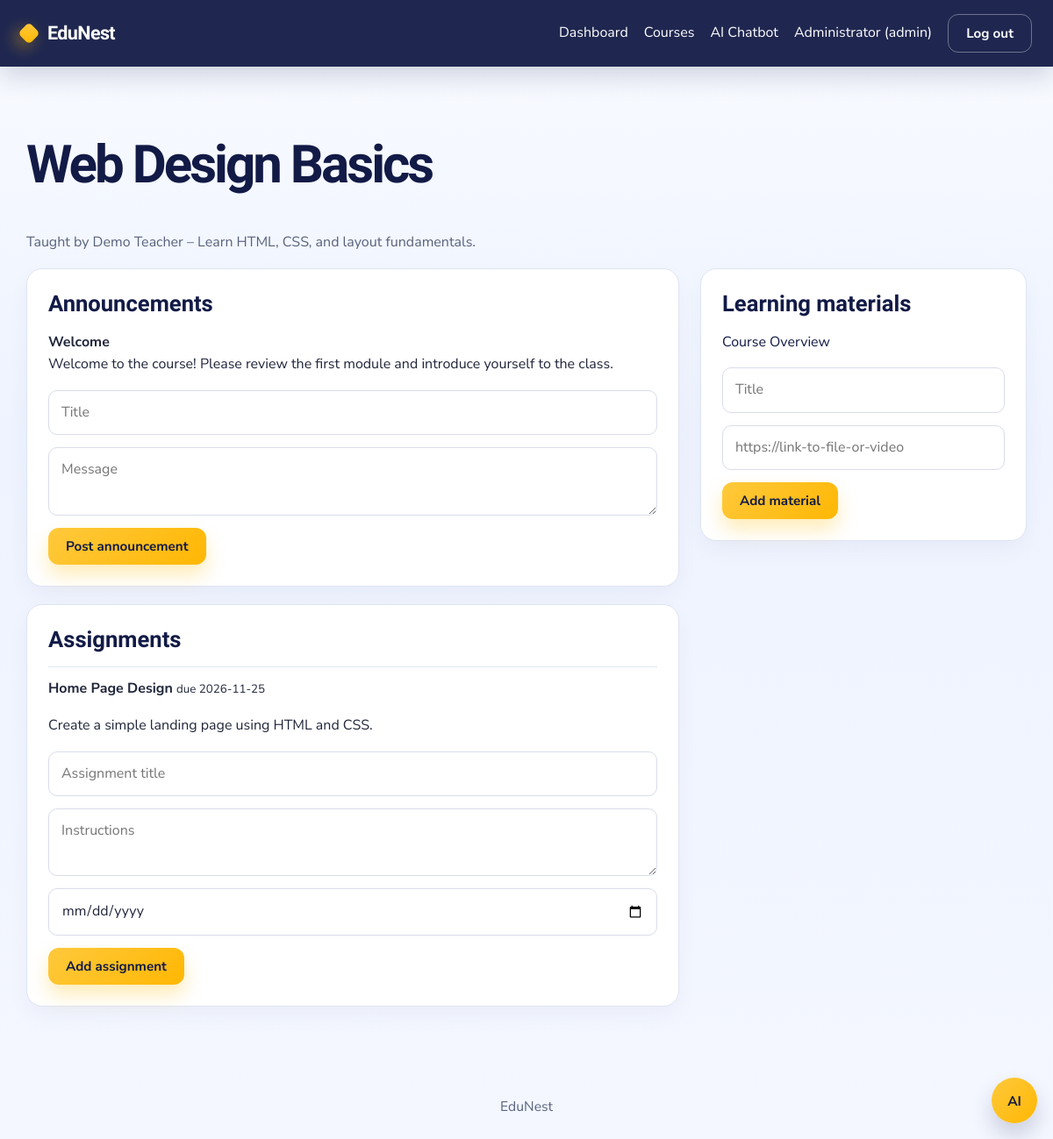
The app's page /course.php?id=1 (signed in) with its own data.
### tables this page shows
CREATE TABLE IF NOT EXISTS courses(id INT AUTO_INCREMENT PRIMARY KEY,title VARCHAR(150) NOT NULL,description TEXT,teacher_id INT NOT NULL,created_at TIMESTAMP DEFAULT CURRENT_TIMESTAMP,FOREIGN KEY(teacher_id) REFERENCES users(id) ON DELETE CASCADE);

CREATE TABLE IF NOT EXISTS users(id INT AUTO_INCREMENT PRIMARY KEY,name VARCHAR(100) NOT NULL,email VARCHAR(120) NOT NULL UNIQUE,password VARCHAR(255) NOT NULL,role ENUM('admin','teacher','student') NOT NULL DEFAULT 'student',created_at TIMESTAMP DEFAULT CURRENT_TIMESTAMP);

CREATE TABLE IF NOT EXISTS announcements(id INT AUTO_INCREMENT PRIMARY KEY,course_id INT NOT NULL,title VARCHAR(150) NOT NULL,body TEXT,created_at TIMESTAMP DEFAULT CURRENT_TIMESTAMP,FOREIGN KEY(course_id) REFERENCES courses(id) ON DELETE CASCADE);

CREATE TABLE IF NOT EXISTS assignments(id INT AUTO_INCREMENT PRIMARY KEY,course_id INT NOT NULL,title VARCHAR(150) NOT NULL,details TEXT,due_date DATE,FOREIGN KEY(course_id) REFERENCES courses(id) ON DELETE CASCADE);

CREATE TABLE IF NOT EXISTS materials(id INT AUTO_INCREMENT PRIMARY KEY,course_id INT NOT NULL,title VARCHAR(150) NOT NULL,url VARCHAR(500) NOT NULL,FOREIGN KEY(course_id) REFERENCES courses(id) ON DELETE CASCADE);

### config.php (called while the page is built, shortened)
<?php
$pdo=new PDO('mysql:host=localhost;dbname=lms;charset=utf8mb4','lmsuser','lmspass',[PDO::ATTR_ERRMODE=>PDO::ERRMODE_EXCEPTION,PDO::ATTR_DEFAULT_FETCH_MODE=>PDO::FETCH_ASSOC]);
function e($s){return htmlspecialchars((string)$s,ENT_QUOTES,'UTF-8');}
function me(){return $_SESSION['u']??null;}
function q($sql,$p=[]){global $pdo;$s=$pdo->prepare($sql);$s->execute($p);return $s;}
function need(...$roles){$u=me();if(!$u){header('Location: login.php');exit;}if($roles&&!in_array($u['role'],$roles)){http_response_code(403);exit('Access denied');}return $u;}

### course.php (the view, shortened to what this page needs)
<?php require 'config.php';$u=need();$id=(int)($_GET['id']??0);
$c=q('SELECT c.*,u.name t FROM courses c JOIN users u ON u.id=c.teacher_id WHERE c.id=?',[$id])->fetch();if(!$c)exit('Course not found');
$own=$u['role']==='admin'||$c['teacher_id']==$u['id'];
$ms=q('SELECT * FROM materials WHERE course_id=?',[$id])->fetchAll();$as=q('SELECT * FROM assignments WHERE course_id=? ORDER BY due_date',[$id])->fetchAll();$ns=q('SELECT * FROM announcements WHERE course_id=? ORDER BY id DESC',[$id])->fetchAll();
$title=$c['title'];include 'header.php';?>
<h1><?=e($c['title'])?></h1><p class="muted">Taught by <?=e($c['t'])?> – <?=e($c['description'])?></p>
<div class="cols"><div>
<div class="card"><h2>Announcements</h2><?php if(!$ns)echo'<p>No announcements yet.</p>';foreach($ns as $n):?><p><b><?=e($n['title'])?></b><br><?=nl2br(e($n['body']))?></p><?php endforeach;
if($own):?><form method="post"><?=f()?><input type="hidden" name="do" value="news"><input name="title" placeholder="Title" required><textarea name="body" placeholder="Message"></textarea><button class="btn">Post announcement</button></form><?php endif;?></div>
<div class="card"><h2>Assignments</h2><?php if(!$as)echo'<p>No assignments yet.</p>';foreach($as as $a):?><div class="item"><b><?=e($a['title'])?></b> <small>due <?=e($a['due_date']?:'any time')?></small><p><?=nl2br(e($a['details']))?></p>
</div><?php endforeach;
if($own):?><form method="post"><?=f()?><input type="hidden" name="do" value="assign"><input name="title" placeholder="Assignment title" required><textarea name="details" placeholder="Instructions"></textarea><input type="date" name="due"><button class="btn">Add assignment</button></form><?php endif;?></div></div>
<div><div class="card"><h2>Learning materials</h2><?php if(!$ms)echo'<p>No materials yet.</p>';foreach($ms as $m):?><p><a href="<?=e($m['url'])?>" target="_blank" rel="noopener"><?=e($m['title'])?></a></p><?php endforeach;
if($own):?><form method="post"><?=f()?><input type="hidden" name="do" value="material"><input name="title" placeholder="Title" required><input name="url" placeholder="https://link-to-file-or-video" required><button class="btn">Add material</button></form><?php endif;?></div></div></div>
<?php include 'footer.php';

### assets/style.css (style rules this page uses)
:root { --navy:#121a46;--navy-2:#1e2a6b;--ink:#20263a;--gold:#ffc93c;--gold-2:#ffb703;--bg:#f4f7ff;--bg-2:#edf2ff;--card:#ffffff;--line:#dde4f3;--ok:#228b5a;--err:#d94747;--shadow:0 18px 40px rgba(18,26,70,.12);--blue:#2a6df6;--soft:#f7f9ff }
* { box-sizing:border-box }
body { margin:0;font:16px/1.6 'Nunito Sans',sans-serif;color:var(--ink);background:linear-gradient(180deg,#f9fbff 0%,#eef3ff 38%,#f4f7ff 100%) }
h1,h2,h3,.brand { font-family:Sora,sans-serif;color:var(--navy);line-height:1.2 }
h1 { font-size:clamp(2.5rem,5vw,4rem);letter-spacing:-.05em }
h2 { font-size:clamp(1.6rem,2vw,2.2rem) }
a { color:var(--navy);text-decoration:none }
.btn { display:inline-flex;align-items:center;justify-content:center;background:linear-gradient(135deg,var(--gold),var(--gold-2));color:var(--navy)!important;border:0;padding:11px 20px;border-radius:12px;font:700 .95rem 'Nunito Sans';cursor:pointer;text-decoration:none;box-shadow:0 12px 22px rgba(255,185,0,.28);transition:transform .2s ease, box-shadow .2s ease }
.card { background:var(--card);border:1px solid var(--line);border-radius:18px;padding:24px;margin:0 0 20px;box-shadow:0 10px 26px rgba(18,26,70,.04) }
.card h2,.card h3 { margin-top:0;margin-bottom:16px }
input,select,textarea { display:block;width:100%;padding:12px 14px;margin:6px 0 14px;border:1px solid #d7ddea;border-radius:10px;font:inherit;background:#fff;color:var(--ink);transition:border-color .2s ease, box-shadow .2s ease }
.cols { display:grid;grid-template-columns:2fr 1fr;gap:24px;align-items:start }
.item { border-top:1px solid var(--line);padding-top:12px;margin-top:12px }
.muted { color:#58627d }

### records on screen
courses: title "Web Design Basics", teacher.name "Demo Teacher", description "Learn HTML, CSS, and layout fundamentals."
announcements: title "Welcome", body "Welcome to the course! Please review the first module and introduce yourself to the class."
assignments: title "Home Page Design", due_date "2026-11-25", details "Create a simple landing page using HTML and CSS."
materials: title "Course Overview"

### other values on screen
$u['name'] "Administrator"
$u['role'] "admin"
